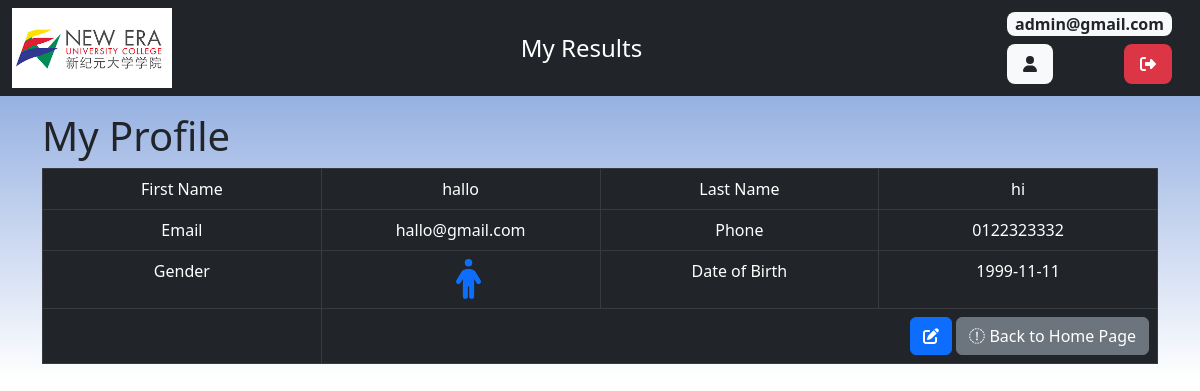
Page /student/stu_profile.php?student_id=37 (signed in) on the committed database.
### tables this page shows
CREATE TABLE IF NOT EXISTS `student` (
  `student_id` int(255) NOT NULL AUTO_INCREMENT,
  `student_firstname` text NOT NULL,
  `student_lastname` text NOT NULL,
  `student_password` varchar(50) NOT NULL,
  `student_email` varchar(128) NOT NULL,
  `student_phone` varchar(11) NOT NULL,
  `student_gender` varchar(30) NOT NULL,
  `date_of_birth` date NOT NULL,
  `user_type` varchar(50) NOT NULL,
  `student_entrytime` timestamp NOT NULL DEFAULT CURRENT_TIMESTAMP,
  PRIMARY KEY (`student_id`)
);

### student/stu_profile.php (the view, shortened to what this page needs)
<!DOCTYPE HTML>
<html>
<head>
    <link href="https://cdn.jsdelivr.net/npm/bootstrap@5.2.2/dist/css/bootstrap.min.css" rel="stylesheet">
    <link href="../css/background.css" rel="stylesheet" />
</head>
<body>
    <div class="container-fluid px-0">
        <?php include 'stu_topnav.php'; ?>
        <div class="container my-3">
            <div class="page-header">
                <h1>My Profile</h1>
            </div>
            <?php
            $student_id = isset($_GET['student_id']) ? $_GET['student_id'] : die('ERROR: Record Customer not found.');
            include '../config/database.php';
            try {
                $query = "SELECT * FROM student WHERE student_id = :student_id ";
                $stmt = $con->prepare($query);
                $stmt->bindParam(":student_id", $student_id);
                $stmt->execute();
                $row = $stmt->fetch(PDO::FETCH_ASSOC);
                $student_firstname = $row['student_firstname'];
                $student_lastname = $row['student_lastname'];
                $student_email = $row['student_email'];
                $student_phone = $row['student_phone'];
                $student_gender = $row['student_gender'];
                $date_of_birth = $row['date_of_birth'];
            }
            catch (PDOException $exception) {
                die('ERROR: ' . $exception->getMessage());
            }
            ?>
            <table class='table table-hover table-dark table-responsive table-bordered'>
                <tr>
                    <td class="text-center col-3">First Name</td>
                    <td class="text-center col-3"><?php echo htmlspecialchars($student_firstname, ENT_QUOTES);  ?></td>
                    <td class="text-center col-3">Last Name</td>
                    <td class="text-center col-3"><?php echo htmlspecialchars($student_lastname, ENT_QUOTES);  ?></td>
                </tr>
                <tr>
                    <td class="text-center col-3">Email</td>
                    <td class="text-center col-3"><?php echo htmlspecialchars($student_email, ENT_QUOTES);  ?></td>
                    <td class="text-center col-3">Phone</td>
                    <td class="text-center col-3"><?php echo htmlspecialchars($student_phone, ENT_QUOTES);  ?></td>
                </tr>
                <tr>
                    <td class="text-center col-3">Gender</td>
                    <td class="text-center col-3"><?php if ($student_gender == "male") {
                            echo "<i class='fa-solid fa-person fs-1 text-primary ms-3'></i>";
                        } else {
                            echo "<i class='fa-solid fa-person-dress fs-1 text-danger ms-3'></i>";
                        } ?></td>
                    <td class="text-center col-3">Date of Birth</td>
                    <td class="text-center col-3"><?php echo htmlspecialchars($date_of_birth, ENT_QUOTES);  ?></td>
                </tr>
                <tr>
                    <td></td>
                    <td class="text-end" colspan="3">
                        <?php echo "<a href='stu_update.php?student_id={$student_id}' class='btn btn-primary m-r-1em'><i class='fa-solid fa-pen-to-square'></i></a>"; ?>
                        <a href='index.php' class='btn btn-secondary'><i class="fa-sharp fa-solid fa-circle-arrow-left"></i> Back to Home Page</a>
                    </td>
                </tr>
            </table>
        </div>
    </div>
</body>
</html>

### css/background.css (style rules this page uses)
body { background: linear-gradient(#7396d8, #ffffff); background-repeat: repeat-x; }

### rows in the picture
student: student_firstname "hallo", student_lastname "hi", student_email "hallo@gmail.com", student_phone "0122323332", date_of_birth "1999-11-11"

### other values in the picture
$_SESSION["login"] "admin@gmail.com"
